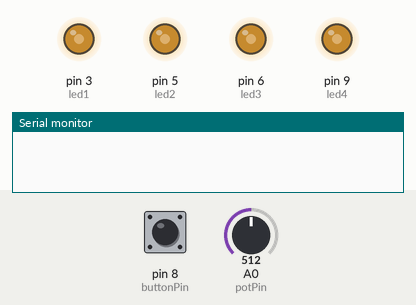
Recording of a sketch running on a simulated Arduino Uno, built with avr-gcc and run on an emulated ATmega328P. On the bench: output pins drawn as LEDs (lit = HIGH), the last lines printed to the serial monitor. Dashed ring = blinking. The inputs (shaded band) are chosen by the test bench; at power-on: pin 8 (buttonPin) LOW, A0 (potPin) = 512.

Above: at 1.2 s.
1.3 s: pin 8 (buttonPin) pulled HIGH for 0.15 s
At 1.9 s:
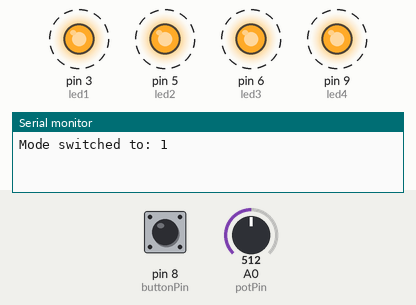
4.4 s: A0 (potPin) set to 12
At 5.12 s:
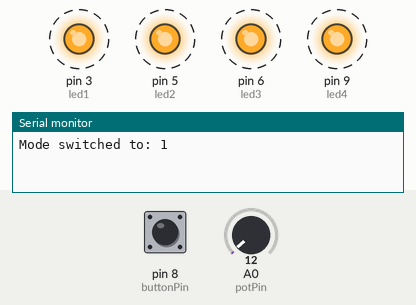
7.4 s: A0 (potPin) set to 9
At 7.9 s:
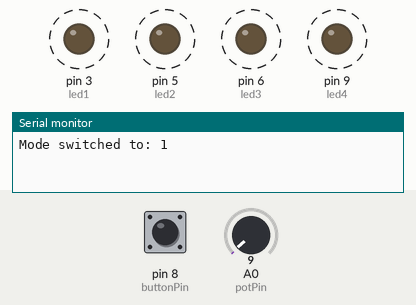
8.9 s: pin 8 (buttonPin) pulled HIGH for 1 s
12.1 s: A0 (potPin) set to 41
15.1 s: A0 (potPin) set to 49
At 15.32 s:
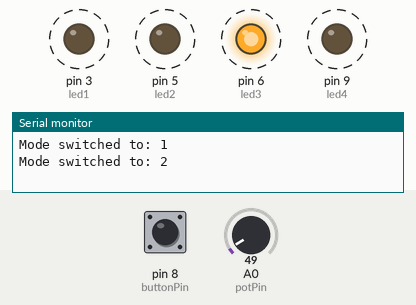
Timing chart, 0 to 19.1 s (numbered marks = the images above; inputs shaded):
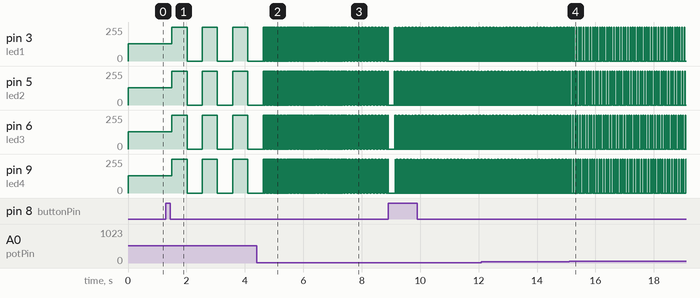

Measured:
- the behaviour switches between 11 and 10 on A0 (potPin) (found by bisection; images 2 and 3)
- the behaviour switches between 43 and 44 on A0 (potPin) (found by bisection; images 3 and 4)
- after the input at 1.3 s, pin 3 (led1), pin 5 (led2), pin 6 (led3), pin 9 (led4): alternates 255/255 for 0.52 s and 0/255 for 0.52 s, starting after 0.20 s
- after the input at 4.4 s, pin 3 (led1), pin 5 (led2), pin 6 (led3), pin 9 (led4): alternates 255/255 for 0.02 s and 0/255 for 0.02 s, starting after 0.24 s
- after the input at 7.4 s, pin 3 (led1), pin 5 (led2), pin 6 (led3), pin 9 (led4): alternates 255/255 for 0.01 s and 0/255 for 0.01 s, starting after 0.08 s
- after the input at 15.1 s, pin 3 (led1), pin 9 (led4): alternates 255/255 for 0.02 s and 0/255 for 0.06 s, starting after 0.08 s; pin 5 (led2): alternates 255/255 for 0.02 s and 0/255 for 0.06 s, starting after 0.10 s; pin 6 (led3): alternates 255/255 for 0.02 s and 0/255 for 0.06 s, starting after 0.12 s

The sketch:

lesson_5_holiday_lights_project_final_code.ino
```cpp
int led1 = 3;
int led2 = 5;
int led3 = 6;
int led4 = 9;
int buttonPin = 8;
int potPin = A0;


int mode = 0;
int potValue = 0;
int lastButtonState = LOW;

void setup() {
  pinMode(led1, OUTPUT);
  pinMode(led2, OUTPUT);
  pinMode(led3, OUTPUT);
  pinMode(led4, OUTPUT);
  pinMode(buttonPin, INPUT);
  Serial.begin(9600);
}

void loop() {
  // Check the button at the very start of every loop
  checkButton();
  potValue = analogRead(potPin);

  if (mode == 0) {
    // MODE 0: Steady
    int brightness = potValue / 4;
    analogWrite(led1, brightness);
    analogWrite(led2, brightness);
    analogWrite(led3, brightness);
    analogWrite(led4, brightness);
  }
  else if (mode == 1) {
    // MODE 1: Blink
    digitalWrite(led1, HIGH);
    digitalWrite(led2, HIGH);
    digitalWrite(led3, HIGH);
    digitalWrite(led4, HIGH);
    responsiveDelay(potValue); // Use the new function instead of delay()

    digitalWrite(led1, LOW);
    digitalWrite(led2, LOW);
    digitalWrite(led3, LOW);
    digitalWrite(led4, LOW);
    responsiveDelay(potValue);
  }
  else if (mode == 2) {
    // MODE 2: Chase
    int chaseSpeed = potValue / 4;

    digitalWrite(led1, HIGH); responsiveDelay(chaseSpeed); digitalWrite(led1, LOW);
    digitalWrite(led2, HIGH); responsiveDelay(chaseSpeed); digitalWrite(led2, LOW);
    digitalWrite(led3, HIGH); responsiveDelay(chaseSpeed); digitalWrite(led3, LOW);
    digitalWrite(led4, HIGH); responsiveDelay(chaseSpeed); digitalWrite(led4, LOW);
  }
}

// The fix to the problem we were having in the other code
void responsiveDelay(int duration) {
  int start = 0;
  // Break the long delay into 10ms chunks
  while (start < duration) {
    checkButton(); // Check the button EVERY 10 milliseconds
    delay(10);
    start = start + 10;
  }
}

void checkButton() {
  int currentButtonState = digitalRead(buttonPin);
  if (currentButtonState == HIGH && lastButtonState == LOW) {
    mode = mode + 1;
    if (mode > 2) {
      mode = 0;
    }
    Serial.print("Mode switched to: ");
    Serial.println(mode);
    delay(200); // Small debounce
  }
  lastButtonState = currentButtonState;
}
```
